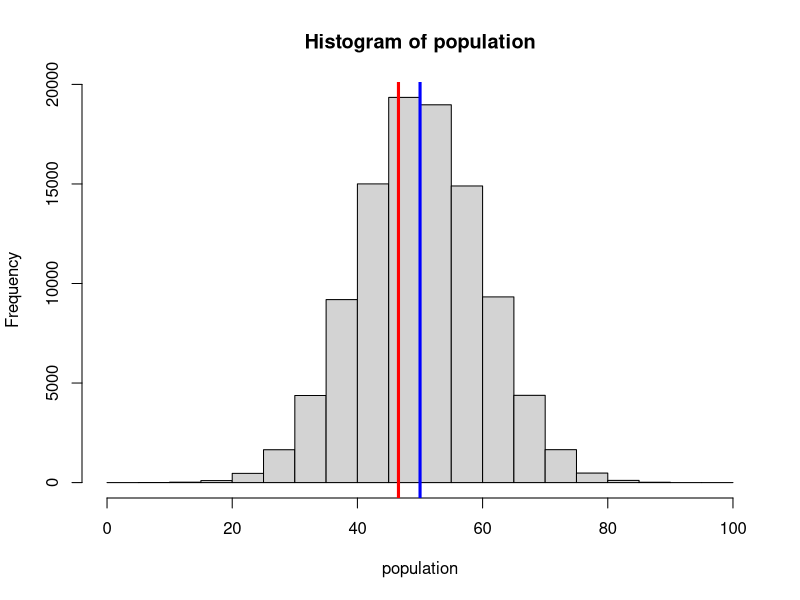
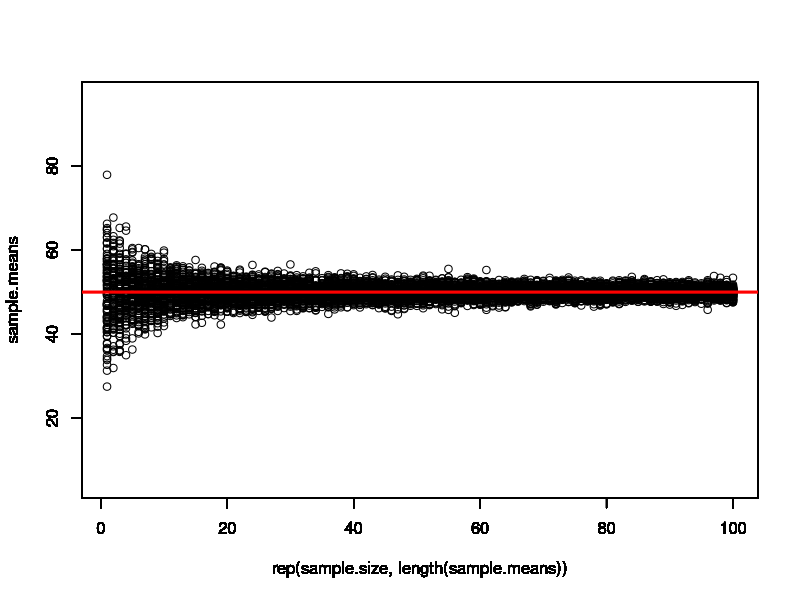

Write R code to recreate these figures, in order.

par(new=F)
#create your population
population<-rnorm(100000,50,10)

#plot a histogram of the population
hist(population)

#sample from your population
sample.size<-10
sample1<-sample(population, size=sample.size)

#add the population mean and samples mean
abline(v=mean(population), lwd=3, col="blue")
abline(v=mean(sample1), lwd=3, col="red")

#run this first part many times

#try this with varying population size
for(i in 1:100){
	sample.size<-i
	#calculate the mean for many sample
	sample.means<-replicate(100, mean(sample(population, 	sample.size)))
	#plot the means
	plot(x=rep(sample.size, length(sample.means)), y=sample.means, xlim=c(1,100), ylim=c(min(population),max(population)))
	par(new=T)
	
}


abline(h=mean(population), col="red", lwd=3)